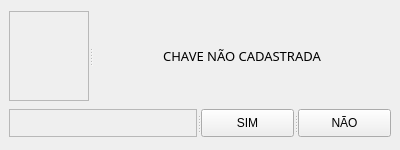
<?xml version="1.0" encoding="UTF-8"?>
<ui version="4.0">
 <class>DialogiConditional</class>
 <widget class="QMainWindow" name="DialogiConditional">
  <property name="geometry">
   <rect>
    <x>0</x>
    <y>0</y>
    <width>400</width>
    <height>150</height>
   </rect>
  </property>
  <property name="minimumSize">
   <size>
    <width>400</width>
    <height>150</height>
   </size>
  </property>
  <property name="maximumSize">
   <size>
    <width>400</width>
    <height>150</height>
   </size>
  </property>
  <property name="windowTitle">
   <string>Dialog</string>
  </property>
  <widget class="QWidget" name="centralwidget">
   <layout class="QVBoxLayout" name="verticalLayout">
    <item>
     <widget class="QSplitter" name="splitter">
      <property name="orientation">
       <enum>Qt::Horizontal</enum>
      </property>
      <widget class="QFrame" name="frame">
       <property name="sizePolicy">
        <sizepolicy hsizetype="Preferred" vsizetype="Preferred">
         <horstretch>0</horstretch>
         <verstretch>1</verstretch>
        </sizepolicy>
       </property>
       <property name="minimumSize">
        <size>
         <width>60</width>
         <height>60</height>
        </size>
       </property>
       <property name="maximumSize">
        <size>
         <width>80</width>
         <height>90</height>
        </size>
       </property>
       <property name="styleSheet">
        <string notr="true">background-image: url(:/dialog/estoque/Alert.png);
background-position:center;
background-repeat: no-repeat;</string>
       </property>
       <property name="frameShape">
        <enum>QFrame::StyledPanel</enum>
       </property>
       <property name="frameShadow">
        <enum>QFrame::Raised</enum>
       </property>
      </widget>
      <widget class="QLabel" name="LabelDialogMsg">
       <property name="sizePolicy">
        <sizepolicy hsizetype="Preferred" vsizetype="Preferred">
         <horstretch>0</horstretch>
         <verstretch>1</verstretch>
        </sizepolicy>
       </property>
       <property name="font">
        <font>
         <family>Asap</family>
         <pointsize>10</pointsize>
        </font>
       </property>
       <property name="text">
        <string>CHAVE NÃO CADASTRADA</string>
       </property>
       <property name="scaledContents">
        <bool>false</bool>
       </property>
       <property name="alignment">
        <set>Qt::AlignCenter</set>
       </property>
       <property name="wordWrap">
        <bool>true</bool>
       </property>
      </widget>
     </widget>
    </item>
    <item>
     <widget class="QSplitter" name="splitter_2">
      <property name="orientation">
       <enum>Qt::Horizontal</enum>
      </property>
      <widget class="QFrame" name="frame_2">
       <property name="frameShape">
        <enum>QFrame::StyledPanel</enum>
       </property>
       <property name="frameShadow">
        <enum>QFrame::Raised</enum>
       </property>
      </widget>
      <widget class="QPushButton" name="pushButtonSim">
       <property name="maximumSize">
        <size>
         <width>93</width>
         <height>28</height>
        </size>
       </property>
       <property name="text">
        <string>SIM</string>
       </property>
      </widget>
      <widget class="QPushButton" name="pushButtonNao">
       <property name="maximumSize">
        <size>
         <width>93</width>
         <height>28</height>
        </size>
       </property>
       <property name="text">
        <string>NÃO</string>
       </property>
      </widget>
     </widget>
    </item>
   </layout>
  </widget>
 </widget>
 <resources>
  <include location="IconAlert.qrc"/>
 </resources>
 <connections/>
</ui>
